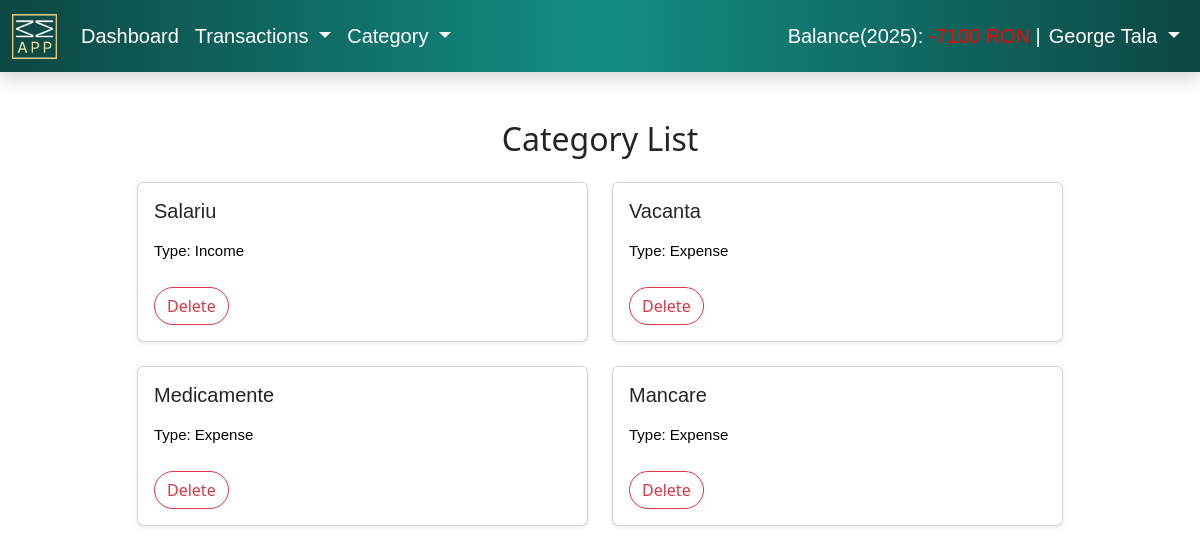
Screenshot of /list_category/ (signed in) with the database file from the repository.
### categories/models.py (models this page shows, shortened)
class UserCategory(models.Model):
    user = models.ForeignKey(User, on_delete=models.CASCADE, null=True)
    name = models.CharField(max_length=100)
    is_income = models.BooleanField(choices=is_income_choices,default=False)  # Venituri vs Cheltuieli
    created_at = models.DateTimeField(auto_now_add=True)
    updated_at = models.DateTimeField(auto_now=True)

### categories/views.py (the view)
# urls.py: path('list_category/', views.CategoryListView.as_view(), name='list-category'),
class CategoryListView(LoginRequiredMixin, ListView):
    template_name = 'categories/list_category.html'
    model = UserCategory
    context_object_name = 'all_categories'
    def get_queryset(self):
        return UserCategory.objects.filter(user=self.request.user)
    def get_context_data(self, **kwargs):
        data = super().get_context_data(**kwargs)
        data['user'] = self.request.user
        return data

### MoneyManager/context_processors.py (called while the page is built)
def transactions_context(request):
    context = {}
    if request.user.is_authenticated:
        incomes = UserTransactions.objects.filter(user=request.user, category__is_income=True, date__year=datetime.now().year)
        total_income = sum(income.amount for income in incomes)
        expenses = UserTransactions.objects.filter(user=request.user, category__is_income=False, date__year=datetime.now().year)
        total_expense = sum(expense.amount for expense in expenses)
        total_money = total_income - total_expense
        first_name = request.user.first_name
        last_name = request.user.last_name
        fullname = f"{first_name} {last_name}"
        context = {
            'total_money': total_money,
            'full_name': fullname,
            'year': datetime.now().year,
        }
    return context

### templates/categories/list_category.html (shortened to what this page needs)
{% extends 'base.html' %}
{% block content %}
    <div class="container py-5">
        <h2 class="text-center mb-4">Category List</h2>
        {% if all_categories %}
            <div class="row justify-content-center">
                {% for category in all_categories %}
                    <div class="col-md-5 mb-4">
                        <div class="card h-100 shadow-sm">
                            <div class="card-body">
                                <h5 class="card-title text-general-geo">{{ category.name }}</h5>
                                <p class="card-text text-tabele-geo">
                                    <strong>Type:</strong> {{ category.get_is_income_display }}
                                </p>
                                <a href="{% url 'delete-category' category.id %}" class="btn btn-outline-danger rounded-pill">Delete</a>
                            </div>
                        </div>
                    </div>
                {% endfor %}
            </div>
        {% else %}
            <div class="alert alert-info text-center" role="alert">
                No categories created.
            </div>
        {% endif %}
    </div>
{% endblock %}

### static/css/style.css (style rules this page uses)
.text-general-geo { font-family: 'Tech', sans-serif; }
.text-tabele-geo { color: black; font-weight: 300; font-size: 15px; line-height: 40px; font-family: 'Tech', sans-serif; }

### rows the page displays
UserCategory: name "Salariu", is_income "Income"
UserCategory: name "Vacanta", is_income "Expense"
UserCategory: name "Medicamente", is_income "Expense"
UserCategory: name "Mancare", is_income "Expense"

### other values shown
{{ full_name }} "George Tala"
